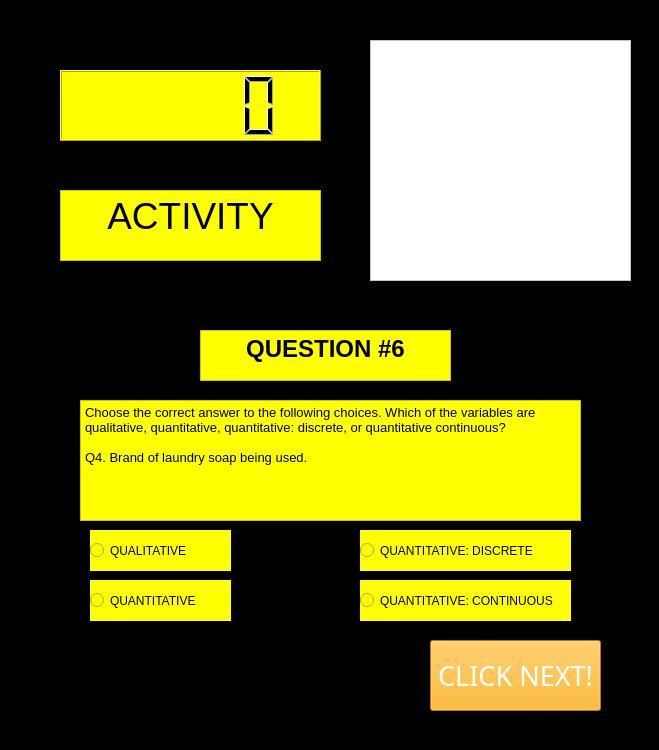
<?xml version="1.0" encoding="UTF-8"?>
<ui version="4.0">
 <class>Q6</class>
 <widget class="QWidget" name="Q6">
  <property name="geometry">
   <rect>
    <x>0</x>
    <y>0</y>
    <width>659</width>
    <height>750</height>
   </rect>
  </property>
  <property name="windowTitle">
   <string>Form</string>
  </property>
  <property name="styleSheet">
   <string notr="true">background-color: rgb(0, 0, 0);</string>
  </property>
  <widget class="QRadioButton" name="radio2">
   <property name="geometry">
    <rect>
     <x>360</x>
     <y>530</y>
     <width>211</width>
     <height>41</height>
    </rect>
   </property>
   <property name="styleSheet">
    <string notr="true">background-color: rgb(255, 255, 0);</string>
   </property>
   <property name="text">
    <string>QUANTITATIVE: DISCRETE</string>
   </property>
  </widget>
  <widget class="QTextBrowser" name="text1">
   <property name="geometry">
    <rect>
     <x>60</x>
     <y>190</y>
     <width>261</width>
     <height>71</height>
    </rect>
   </property>
   <property name="styleSheet">
    <string notr="true">background-color: rgb(255, 255, 0);</string>
   </property>
   <property name="html">
    <string>&lt;!DOCTYPE HTML PUBLIC &quot;-//W3C//DTD HTML 4.0//EN&quot; &quot;http://www.w3.org/TR/REC-html40/strict.dtd&quot;&gt;
&lt;html&gt;&lt;head&gt;&lt;meta name=&quot;qrichtext&quot; content=&quot;1&quot; /&gt;&lt;style type=&quot;text/css&quot;&gt;
p, li { white-space: pre-wrap; }
&lt;/style&gt;&lt;/head&gt;&lt;body style=&quot; font-family:'MS Shell Dlg 2'; font-size:7.8pt; font-weight:400; font-style:normal;&quot;&gt;
&lt;p align=&quot;center&quot; style=&quot; margin-top:0px; margin-bottom:0px; margin-left:0px; margin-right:0px; -qt-block-indent:0; text-indent:0px;&quot;&gt;&lt;span style=&quot; font-size:28pt;&quot;&gt;ACTIVITY&lt;/span&gt;&lt;/p&gt;&lt;/body&gt;&lt;/html&gt;</string>
   </property>
  </widget>
  <widget class="QTextBrowser" name="q1">
   <property name="geometry">
    <rect>
     <x>200</x>
     <y>330</y>
     <width>251</width>
     <height>51</height>
    </rect>
   </property>
   <property name="styleSheet">
    <string notr="true">background-color: rgb(255, 255, 0);</string>
   </property>
   <property name="html">
    <string>&lt;!DOCTYPE HTML PUBLIC &quot;-//W3C//DTD HTML 4.0//EN&quot; &quot;http://www.w3.org/TR/REC-html40/strict.dtd&quot;&gt;
&lt;html&gt;&lt;head&gt;&lt;meta name=&quot;qrichtext&quot; content=&quot;1&quot; /&gt;&lt;style type=&quot;text/css&quot;&gt;
p, li { white-space: pre-wrap; }
&lt;/style&gt;&lt;/head&gt;&lt;body style=&quot; font-family:'MS Shell Dlg 2'; font-size:7.8pt; font-weight:400; font-style:normal;&quot;&gt;
&lt;p align=&quot;center&quot; style=&quot; margin-top:0px; margin-bottom:0px; margin-left:0px; margin-right:0px; -qt-block-indent:0; text-indent:0px;&quot;&gt;&lt;span style=&quot; font-size:18pt; font-weight:600;&quot;&gt;QUESTION #6&lt;/span&gt;&lt;/p&gt;&lt;/body&gt;&lt;/html&gt;</string>
   </property>
  </widget>
  <widget class="QTextBrowser" name="textBrowser_2">
   <property name="geometry">
    <rect>
     <x>80</x>
     <y>400</y>
     <width>501</width>
     <height>121</height>
    </rect>
   </property>
   <property name="styleSheet">
    <string notr="true">background-color: rgb(255, 255, 0);
</string>
   </property>
   <property name="html">
    <string>&lt;!DOCTYPE HTML PUBLIC &quot;-//W3C//DTD HTML 4.0//EN&quot; &quot;http://www.w3.org/TR/REC-html40/strict.dtd&quot;&gt;
&lt;html&gt;&lt;head&gt;&lt;meta name=&quot;qrichtext&quot; content=&quot;1&quot; /&gt;&lt;style type=&quot;text/css&quot;&gt;
p, li { white-space: pre-wrap; }
&lt;/style&gt;&lt;/head&gt;&lt;body style=&quot; font-family:'MS Shell Dlg 2'; font-size:7.8pt; font-weight:400; font-style:normal;&quot;&gt;
&lt;p style=&quot; margin-top:0px; margin-bottom:0px; margin-left:0px; margin-right:0px; -qt-block-indent:0; text-indent:0px;&quot;&gt;&lt;span style=&quot; font-size:10pt;&quot;&gt;Choose the correct answer to the following choices. Which of the variables are qualitative, quantitative, quantitative: discrete, or quantitative continuous?&lt;/span&gt;&lt;/p&gt;
&lt;p style=&quot;-qt-paragraph-type:empty; margin-top:0px; margin-bottom:0px; margin-left:0px; margin-right:0px; -qt-block-indent:0; text-indent:0px; font-size:10pt;&quot;&gt;&lt;br /&gt;&lt;/p&gt;
&lt;p style=&quot; margin-top:0px; margin-bottom:0px; margin-left:0px; margin-right:0px; -qt-block-indent:0; text-indent:0px;&quot;&gt;&lt;span style=&quot; font-size:10pt;&quot;&gt;Q4. Brand of laundry soap being used.&lt;/span&gt;&lt;/p&gt;&lt;/body&gt;&lt;/html&gt;</string>
   </property>
  </widget>
  <widget class="QRadioButton" name="radio3">
   <property name="geometry">
    <rect>
     <x>90</x>
     <y>580</y>
     <width>141</width>
     <height>41</height>
    </rect>
   </property>
   <property name="styleSheet">
    <string notr="true">background-color: rgb(255, 255, 0);</string>
   </property>
   <property name="text">
    <string>QUANTITATIVE</string>
   </property>
  </widget>
  <widget class="QRadioButton" name="radio4">
   <property name="geometry">
    <rect>
     <x>360</x>
     <y>580</y>
     <width>211</width>
     <height>41</height>
    </rect>
   </property>
   <property name="styleSheet">
    <string notr="true">background-color: rgb(255, 255, 0);</string>
   </property>
   <property name="text">
    <string>QUANTITATIVE: CONTINUOUS</string>
   </property>
  </widget>
  <widget class="QLCDNumber" name="lcd_TIMER">
   <property name="geometry">
    <rect>
     <x>60</x>
     <y>70</y>
     <width>261</width>
     <height>71</height>
    </rect>
   </property>
   <property name="styleSheet">
    <string notr="true">background-color: rgb(255, 255, 0);</string>
   </property>
  </widget>
  <widget class="QPushButton" name="pushButton">
   <property name="geometry">
    <rect>
     <x>430</x>
     <y>640</y>
     <width>171</width>
     <height>71</height>
    </rect>
   </property>
   <property name="font">
    <font>
     <family>Roman</family>
     <pointsize>20</pointsize>
    </font>
   </property>
   <property name="styleSheet">
    <string notr="true">background-color: rgb(255, 170, 0);
color: rgb(255, 255, 255);</string>
   </property>
   <property name="text">
    <string>CLICK NEXT!</string>
   </property>
  </widget>
  <widget class="QRadioButton" name="radio1">
   <property name="geometry">
    <rect>
     <x>90</x>
     <y>530</y>
     <width>141</width>
     <height>41</height>
    </rect>
   </property>
   <property name="styleSheet">
    <string notr="true">background-color: rgb(255, 255, 0);</string>
   </property>
   <property name="text">
    <string>QUALITATIVE</string>
   </property>
  </widget>
  <widget class="QGraphicsView" name="LCD_Camera">
   <property name="geometry">
    <rect>
     <x>370</x>
     <y>40</y>
     <width>261</width>
     <height>241</height>
    </rect>
   </property>
   <property name="styleSheet">
    <string notr="true">background-color: rgb(255, 255, 255);</string>
   </property>
  </widget>
 </widget>
 <resources/>
 <connections/>
</ui>
